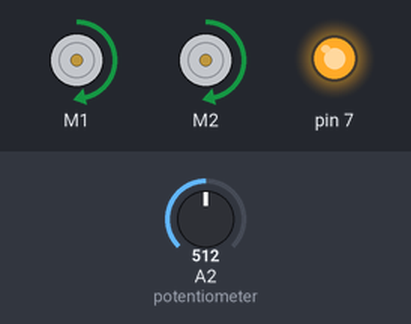
A sketch run on a simulated Arduino Uno, built with avr-gcc and run on an emulated ATmega328P. Shown: 2 × DC motor (green arrow = forward, orange = backward, longer = faster), output pins drawn as LEDs (lit = HIGH). The test bench sets the inputs (shaded band); at power-on: A2 (potentiometer) = 512.

Above: at 1.2 s.
1.3 s: A2 (potentiometer) set to 610
At 2.0 s:
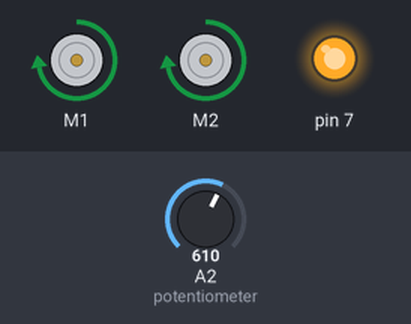
2.8 s: A2 (potentiometer) set to 590
At 3.7 s:
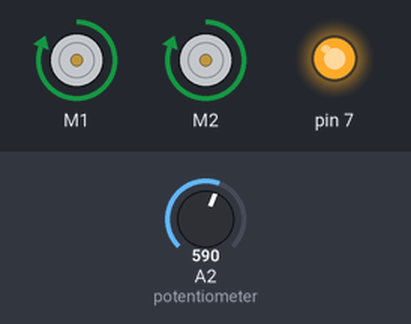
4.3 s: A2 (potentiometer) set to 716
At 5.5 s:
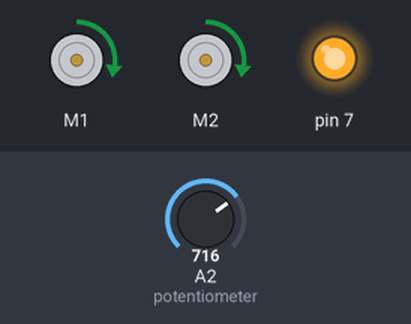
5.8 s: A2 (potentiometer) set to 890
At 6.1 s:
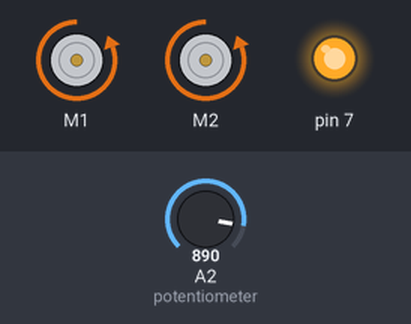
7.3 s: A2 (potentiometer) set to 900
At 8.3 s:
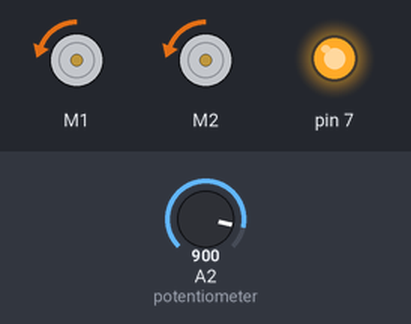
Timing chart, 0 to 9.8 s (numbered marks = the images above; inputs shaded):
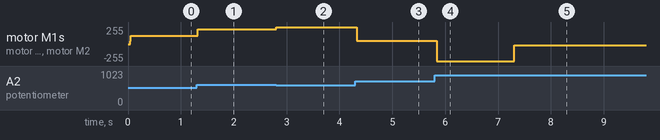

The sketch:

FathUM_Linear_Only.ino
```cpp
#include <Wire.h>
#include <Adafruit_MotorShield.h>
#include "utility/Adafruit_MS_PWMServoDriver.h"

// Set up shields at different addresses and motors:

Adafruit_MotorShield linMotors = Adafruit_MotorShield(0x61);
Adafruit_DCMotor *linMotor_A = linMotors.getMotor(1);
Adafruit_DCMotor *linMotor_B = linMotors.getMotor(2);

// Declare global variables:
int linRawValue; // potentiometer output, linear

int linCurSpeed = 0; // current speed (0-255)

int linDesSpeed; // desired linear speed (0-255)

int linMaxSpeed = 255; // max linear speed (0-255)

float linBUF = 0.1; // linear buffer zone, specified as a percentage

float linCenter = 760; // linear center, where the wiper rests at neutral position

float linRelativeMin = 600; // linear relative "zero" (max speed in one direction)
float linRelativeMax = 880; // linear relative "100" (max speed in other direction)

int linRampDelay = 0.01; // linear ramp delay in ms (higher means slower ramp)

void setup() {
  // put your setup code here, to run once:
  Serial.begin(9600); // Set up serial monitor
linMotors.begin();

pinMode(7, OUTPUT);
digitalWrite(7, HIGH);

linRelativeMin = linRelativeMin-10; // Adding these corrections prevents the wiper from going "past max"
linRelativeMax = linRelativeMax+10;

}

float linUpThres = linCenter+(round(linBUF*(linRelativeMax-linCenter))); // upper threshold of linear buffer zone
float linLowThres = linCenter-(round(linBUF*(linRelativeMax-linCenter))); // lower threshold of linear buffer zone

int linDetermineSpeed(int linRawValue)  // This function takes in potentiometer value and returns the desired speed
{
  int result;

  if(linRawValue<linUpThres && linRawValue>linLowThres)
{
  result = 0;
}
else if(linRawValue<linLowThres)
{
  result = round((1-((linRawValue-linRelativeMin)/(linLowThres-linRelativeMin)))*linMaxSpeed);
}
else if(linRawValue>linUpThres)
{
  result = round(((linRawValue-linUpThres)/(linRelativeMax-linUpThres))*-linMaxSpeed);
}
return result;
}

void loop() {
  // put your main code here, to run repeatedly:

// **************************LINEAR SECTION************************** //

linRawValue = analogRead(A2); // Read in the potentiometer value

linDesSpeed = linDetermineSpeed(linRawValue); // Find the desired speed

// CURRENTLY MOVING FORWARD (OR NOT MOVING) //

if(linCurSpeed>=0)
{
  if(linCurSpeed<linDesSpeed) // RUF
  {
    for(int i=linCurSpeed;i<=linDesSpeed;i++) // linCurSpeed->linDesSpeed
    {
      linMotor_A->setSpeed(abs(i));
      linMotor_B->setSpeed(abs(i));
      linMotor_A->run(FORWARD);
      linMotor_B->run(FORWARD);
      delay(linRampDelay);
    }
  }
  else if(linCurSpeed>linDesSpeed && linDesSpeed>=0) //RDF
  {
    for(int i=linCurSpeed;i>=linDesSpeed;i--) // linDesSpeed<-linCurSpeed
    {
      linMotor_A->setSpeed(abs(i));
      linMotor_B->setSpeed(abs(i));
      linMotor_A->run(FORWARD);
      linMotor_B->run(FORWARD);
      delay(linRampDelay);
    }
  }
  else if(linDesSpeed<=0) // RDF + RUB
  {
    for(int i=linCurSpeed;i>=0;i--) // 0<-linCurSpeed
    {
      linMotor_A->setSpeed(abs(i));
      linMotor_B->setSpeed(abs(i));
      linMotor_A->run(FORWARD);
      linMotor_B->run(FORWARD);
      delay(linRampDelay);
    }
    for(int i=0;i>=linDesSpeed;i--) // linDesSpeed<-0
    {
      linMotor_A->setSpeed(abs(i));
      linMotor_B->setSpeed(abs(i));
      linMotor_A->run(BACKWARD);
      linMotor_B->run(BACKWARD);
      delay(linRampDelay);
    }
  }
}

// CURRENTLY MOVING BACKWARD //

if(linCurSpeed<0)
{
  if(linCurSpeed>linDesSpeed) // RUB
  {
    for(int i=linCurSpeed;i>=linDesSpeed;i--) // linDesSpeed<-linCurSpeed
    {
      linMotor_A->setSpeed(abs(i));
      linMotor_B->setSpeed(abs(i));
      linMotor_A->run(BACKWARD);
      linMotor_B->run(BACKWARD);
      delay(linRampDelay);
    }
  }
  else if(linCurSpeed<linDesSpeed && linDesSpeed<=0) // RDB
  {
    for(int i=linCurSpeed;i<=linDesSpeed;i++) // linCurSpeed->linDesSpeed
    {
      linMotor_A->setSpeed(abs(i));
      linMotor_B->setSpeed(abs(i));
      linMotor_A->run(BACKWARD);
      linMotor_B->run(BACKWARD);
      delay(linRampDelay);
    }
  }
  else if(linDesSpeed>=0) // RDB + RUF
  {
    for(int i=linCurSpeed;i<=0;i++) // linCurSpeed->0
    {
      linMotor_A->setSpeed(abs(i));
      linMotor_B->setSpeed(abs(i));
      linMotor_A->run(BACKWARD);
      linMotor_B->run(BACKWARD);
      delay(linRampDelay);
    }
    for(int i=0;i<=linDesSpeed;i++) // 0->linDesSpeed
    {
      linMotor_A->setSpeed(abs(i));
      linMotor_B->setSpeed(abs(i));
      linMotor_A->run(FORWARD);
      linMotor_B->run(FORWARD);
      delay(linRampDelay);
    }
  }
}
  linCurSpeed = linDesSpeed; // set current speed to desired (all actions are done)
}
```

Measured:
- after the input at 1.3 s, motor M1, motor M2: forward 125/255 → forward 223/255 at once
- after the input at 2.8 s, motor M1, motor M2: forward 223/255 → forward 255/255 at once
- after the input at 4.3 s, motor M1, motor M2: forward 255/255 → forward 52/255 at once
- after the input at 5.8 s, motor M1, motor M2: forward 52/255 → backward 255/255 at once
- after the input at 7.3 s, motor M1, motor M2: backward 255/255 → backward 21/255 at once
